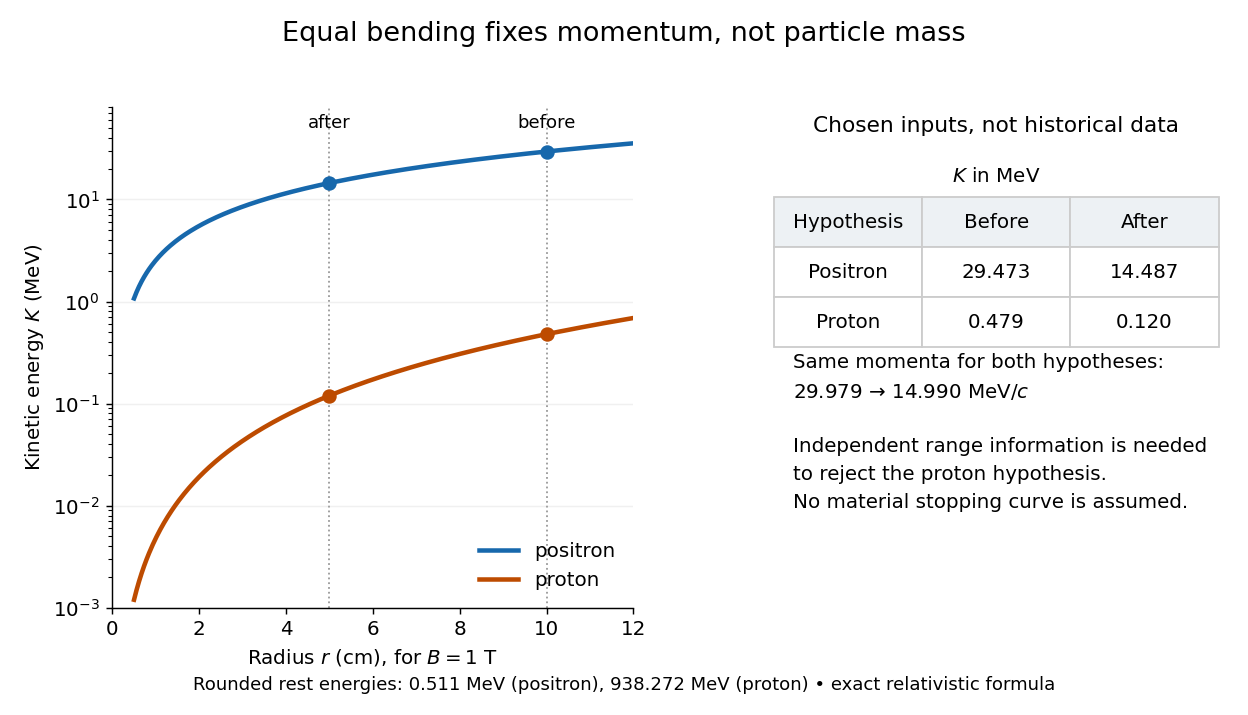

Python code for this plot:
"""Compare kinetic energies at equal magnetic rigidity in a chosen example.

Tested with Python 3.14, NumPy 2.3.5, Matplotlib 3.10.7.
Run from _media; output is written to the current directory.
"""
from pathlib import Path
import matplotlib.pyplot as plt
import numpy as np

plt.rcParams.update({'font.size':11,'figure.facecolor':'white','axes.facecolor':'white'})
fig,(ax,table)=plt.subplots(1,2,figsize=(9.6,5.5),gridspec_kw={'width_ratios':[1.15,1]})
fig.suptitle('Equal bending fixes momentum, not particle mass',fontsize=15,y=.97)
B=1.0
r=np.linspace(.5,12,400)  # cm
pc=299.792458*B*r/100  # MeV
masses=[.511,938.272]
colors=['#1768ac','#bd4b00']
for mass,name,color in zip(masses,['positron','proton'],colors):
    k=pc**2/(np.hypot(pc,mass)+mass)
    ax.plot(r,k,color=color,lw=2.5,label=name)
    for rc in [5,10]:
        p=299.792458*rc/100
        kval=p*p/(np.hypot(p,mass)+mass)
        ax.plot(rc,kval,'o',color=color,ms=7)
for rc,label in [(5,'after'),(10,'before')]:
    ax.axvline(rc,color='#999999',ls=':',lw=1,zorder=0)
    ax.text(rc,50,label,ha='center',fontsize=10)
ax.set_yscale('log')
ax.set(xlim=(0,12),ylim=(.001,80),xlabel='Radius $r$ (cm), for $B=1$ T',ylabel='Kinetic energy $K$ (MeV)')
ax.grid(axis='y',alpha=.18); ax.legend(loc='lower right',frameon=False)
ax.spines[['top','right']].set_visible(False)
table.axis('off')
table.text(.5,.95,'Chosen inputs, not historical data',ha='center',fontsize=12,transform=table.transAxes)
rows=[]
for mass,name in zip(masses,['Positron','Proton']):
    vals=[]
    for rc in [10,5]:
        p=299.792458*rc/100
        vals.append(p*p/(np.hypot(p,mass)+mass))
    rows.append([name,f'{vals[0]:.3f}',f'{vals[1]:.3f}'])
t=table.table(cellText=rows,colLabels=['Hypothesis','Before','After'],loc='center',bbox=[.01,.52,.98,.30],cellLoc='center')
t.auto_set_font_size(False);t.set_fontsize(11)
for (i,j),cell in t.get_celld().items():
    cell.set_edgecolor('#cccccc')
    if i==0: cell.set_facecolor('#edf1f4')
table.text(.5,.85,'$K$ in MeV',ha='center',transform=table.transAxes)
table.text(.05,.42,'Same momenta for both hypotheses:\n29.979 → 14.990 MeV/$c$',transform=table.transAxes,linespacing=1.6)
table.text(.05,.20,'Independent range information is needed\nto reject the proton hypothesis.\nNo material stopping curve is assumed.',transform=table.transAxes,linespacing=1.6)
fig.text(.5,.035,'Rounded rest energies: 0.511 MeV (positron), 938.272 MeV (proton) • exact relativistic formula',ha='center',fontsize=10)
fig.subplots_adjust(left=.09,right=.98,bottom=.15,top=.85,wspace=.28)
fig.savefig(Path.cwd()/(Path(__file__).stem+'.png'),dpi=130,facecolor='white')
plt.close(fig)
